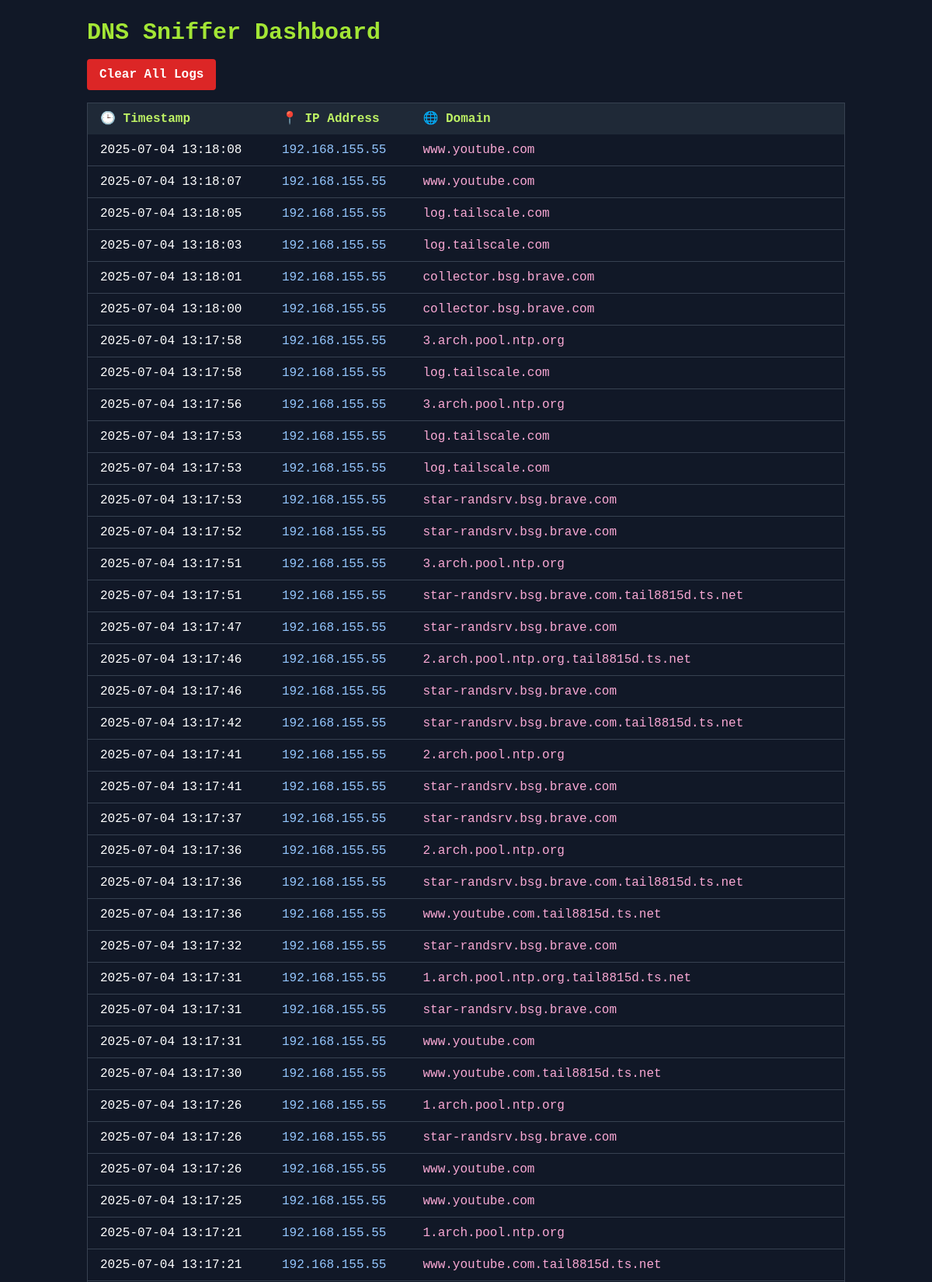
The page / (upper part) on the database its author committed.
### tables this page shows
CREATE TABLE dns_requests (
    timestamp TEXT,
    ip TEXT,
    domain TEXT
);

### main.py (the view)
@app.route("/")
def index():
    conn = sqlite3.connect(DB)
    cursor = conn.cursor()
    cursor.execute("SELECT * FROM dns_requests ORDER BY timestamp DESC LIMIT 100")
    rows = cursor.fetchall()
    conn.close()
    return render_template("index.html", rows=rows)

### templates/index.html (shortened to what this page needs)
<!DOCTYPE html>
<html lang="en">
<head>
  <script src="https://cdn.tailwindcss.com"></script>
</head>
<body class="bg-gray-900 text-white font-mono">
  <div class="container mx-auto p-6">
    <h1 class="text-3xl font-bold mb-4 text-lime-400">DNS Sniffer Dashboard</h1>
    <form action="/clear" method="POST" onsubmit="return confirm('Are you sure you want to wipe all logs?')">
      <button type="submit" class="bg-red-600 hover:bg-red-700 text-white font-bold py-2 px-4 rounded mb-4">
        Clear All Logs
      </button>
    </form>
    <table class="table-auto w-full border border-gray-700">
      <thead class="bg-gray-800 text-lime-300">
        <tr>
          <th class="px-4 py-2 text-left">🕒 Timestamp</th>
          <th class="px-4 py-2 text-left">📍 IP Address</th>
          <th class="px-4 py-2 text-left">🌐 Domain</th>
        </tr>
      </thead>
      <tbody id="log-table">
        {% for row in rows %}
        <tr class="border-b border-gray-700 hover:bg-gray-800">
          <td class="px-4 py-2">{{ row[0] }}</td>
          <td class="px-4 py-2 text-blue-300">{{ row[1] }}</td>
          <td class="px-4 py-2 text-pink-300">{{ row[2] }}</td>
        </tr>
        {% endfor %}
      </tbody>
    </table>
  </div>
</body>
</html>

### rows shown on the page
dns_requests: timestamp "2025-07-04 13:18:08", ip "192.168.155.55", domain "www.youtube.com"
dns_requests: timestamp "2025-07-04 13:18:07", ip "192.168.155.55", domain "www.youtube.com"
dns_requests: timestamp "2025-07-04 13:18:05", ip "192.168.155.55", domain "log.tailscale.com"
dns_requests: timestamp "2025-07-04 13:18:03", ip "192.168.155.55", domain "log.tailscale.com"
dns_requests: timestamp "2025-07-04 13:18:01", ip "192.168.155.55", domain "collector.bsg.brave.com"
dns_requests: timestamp "2025-07-04 13:18:00", ip "192.168.155.55", domain "collector.bsg.brave.com"
dns_requests: timestamp "2025-07-04 13:17:58", ip "192.168.155.55", domain "3.arch.pool.ntp.org"
dns_requests: timestamp "2025-07-04 13:17:58", ip "192.168.155.55", domain "log.tailscale.com"
dns_requests: timestamp "2025-07-04 13:17:56", ip "192.168.155.55", domain "3.arch.pool.ntp.org"
dns_requests: timestamp "2025-07-04 13:17:53", ip "192.168.155.55", domain "log.tailscale.com"
dns_requests: timestamp "2025-07-04 13:17:53", ip "192.168.155.55", domain "log.tailscale.com"
dns_requests: timestamp "2025-07-04 13:17:53", ip "192.168.155.55", domain "star-randsrv.bsg.brave.com"
dns_requests: timestamp "2025-07-04 13:17:52", ip "192.168.155.55", domain "star-randsrv.bsg.brave.com"
dns_requests: timestamp "2025-07-04 13:17:51", ip "192.168.155.55", domain "3.arch.pool.ntp.org"
dns_requests: timestamp "2025-07-04 13:17:51", ip "192.168.155.55", domain "star-randsrv.bsg.brave.com.tail8815d.ts.net"
dns_requests: timestamp "2025-07-04 13:17:47", ip "192.168.155.55", domain "star-randsrv.bsg.brave.com"
dns_requests: timestamp "2025-07-04 13:17:46", ip "192.168.155.55", domain "2.arch.pool.ntp.org.tail8815d.ts.net"
dns_requests: timestamp "2025-07-04 13:17:46", ip "192.168.155.55", domain "star-randsrv.bsg.brave.com"
dns_requests: timestamp "2025-07-04 13:17:42", ip "192.168.155.55", domain "star-randsrv.bsg.brave.com.tail8815d.ts.net"
dns_requests: timestamp "2025-07-04 13:17:41", ip "192.168.155.55", domain "2.arch.pool.ntp.org"
dns_requests: timestamp "2025-07-04 13:17:41", ip "192.168.155.55", domain "star-randsrv.bsg.brave.com"
dns_requests: timestamp "2025-07-04 13:17:37", ip "192.168.155.55", domain "star-randsrv.bsg.brave.com"
dns_requests: timestamp "2025-07-04 13:17:36", ip "192.168.155.55", domain "2.arch.pool.ntp.org"
dns_requests: timestamp "2025-07-04 13:17:36", ip "192.168.155.55", domain "star-randsrv.bsg.brave.com.tail8815d.ts.net"
dns_requests: timestamp "2025-07-04 13:17:36", ip "192.168.155.55", domain "www.youtube.com.tail8815d.ts.net"
dns_requests: timestamp "2025-07-04 13:17:32", ip "192.168.155.55", domain "star-randsrv.bsg.brave.com"
dns_requests: timestamp "2025-07-04 13:17:31", ip "192.168.155.55", domain "1.arch.pool.ntp.org.tail8815d.ts.net"
dns_requests: timestamp "2025-07-04 13:17:31", ip "192.168.155.55", domain "star-randsrv.bsg.brave.com"
dns_requests: timestamp "2025-07-04 13:17:31", ip "192.168.155.55", domain "www.youtube.com"
dns_requests: timestamp "2025-07-04 13:17:30", ip "192.168.155.55", domain "www.youtube.com.tail8815d.ts.net"
dns_requests: timestamp "2025-07-04 13:17:26", ip "192.168.155.55", domain "1.arch.pool.ntp.org"
dns_requests: timestamp "2025-07-04 13:17:26", ip "192.168.155.55", domain "star-randsrv.bsg.brave.com"
dns_requests: timestamp "2025-07-04 13:17:26", ip "192.168.155.55", domain "www.youtube.com"
dns_requests: timestamp "2025-07-04 13:17:25", ip "192.168.155.55", domain "www.youtube.com"
dns_requests: timestamp "2025-07-04 13:17:21", ip "192.168.155.55", domain "1.arch.pool.ntp.org"
dns_requests: timestamp "2025-07-04 13:17:21", ip "192.168.155.55", domain "www.youtube.com.tail8815d.ts.net"
